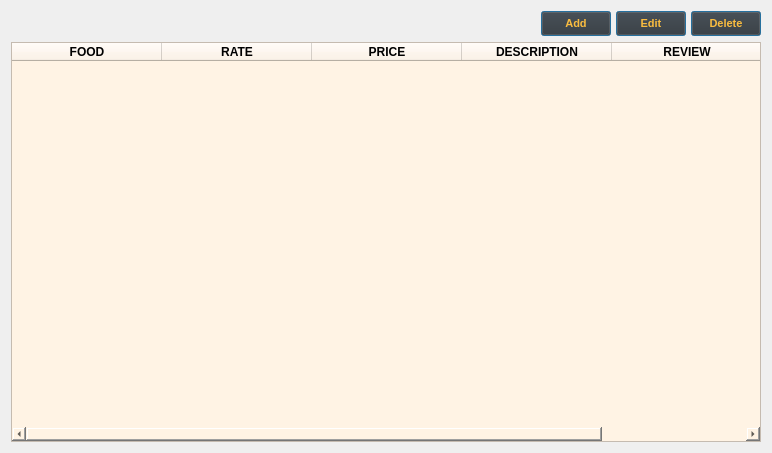
                    <widget class="QWidget" name="menu_page">
                     <layout class="QVBoxLayout" name="verticalLayout_47">
                      <item>
                       <layout class="QVBoxLayout" name="menu_verticalLayout">
                        <item>
                         <layout class="QHBoxLayout" name="horizontalLayout_22">
                          <property name="spacing">
                           <number>5</number>
                          </property>
                          <property name="sizeConstraint">
                           <enum>QLayout::SetFixedSize</enum>
                          </property>
                          <item>
                           <widget class="QPushButton" name="menupage_filter_button">
                            <property name="styleSheet">
                             <string notr="true"/>
                            </property>
                            <property name="text">
                             <string/>
                            </property>
                            <property name="icon">
                             <iconset>
                              <normaloff>../image/ic_filter24.png</normaloff>../image/ic_filter24.png</iconset>
                            </property>
                            <property name="iconSize">
                             <size>
                              <width>30</width>
                              <height>20</height>
                             </size>
                            </property>
                            <property name="shortcut">
                             <string/>
                            </property>
                            <property name="autoDefault">
                             <bool>false</bool>
                            </property>
                            <property name="default">
                             <bool>false</bool>
                            </property>
                            <property name="flat">
                             <bool>true</bool>
                            </property>
                           </widget>
                          </item>
                          <item>
                           <spacer name="horizontalSpacer_9">
                            <property name="orientation">
                             <enum>Qt::Horizontal</enum>
                            </property>
                            <property name="sizeHint" stdset="0">
                             <size>
                              <width>40</width>
                              <height>20</height>
                             </size>
                            </property>
                           </spacer>
                          </item>
                          <item>
                           <widget class="QPushButton" name="menupage_add_button">
                            <property name="sizePolicy">
                             <sizepolicy hsizetype="Fixed" vsizetype="Fixed">
                              <horstretch>0</horstretch>
                              <verstretch>0</verstretch>
                             </sizepolicy>
                            </property>
                            <property name="minimumSize">
                             <size>
                              <width>70</width>
                              <height>25</height>
                             </size>
                            </property>
                            <property name="maximumSize">
                             <size>
                              <width>70</width>
                              <height>25</height>
                             </size>
                            </property>
                            <property name="font">
                             <font>
                              <family>MS Shell Dlg 2</family>
                              <pointsize>8</pointsize>
                              <weight>75</weight>
                              <italic>false</italic>
                              <bold>true</bold>
                             </font>
                            </property>
                            <property name="toolTip">
                             <string>&lt;html&gt;&lt;head/&gt;&lt;body&gt;&lt;p&gt;Add a new menu item&lt;br/&gt;&lt;/p&gt;&lt;/body&gt;&lt;/html&gt;</string>
                            </property>
                            <property name="styleSheet">
                             <string notr="true">color: #FABC3F;background-color: #343131;</string>
                            </property>
                            <property name="text">
                             <string>Add</string>
                            </property>
                            <property name="default">
                             <bool>true</bool>
                            </property>
                            <property name="flat">
                             <bool>false</bool>
                            </property>
                           </widget>
                          </item>
                          <item>
                           <widget class="QPushButton" name="menupage_edit_button">
                            <property name="sizePolicy">
                             <sizepolicy hsizetype="Fixed" vsizetype="Fixed">
                              <horstretch>0</horstretch>
                              <verstretch>0</verstretch>
                             </sizepolicy>
                            </property>
                            <property name="minimumSize">
                             <size>
                              <width>70</width>
                              <height>25</height>
                             </size>
                            </property>
                            <property name="maximumSize">
                             <size>
                              <width>70</width>
                              <height>25</height>
                             </size>
                            </property>
                            <property name="font">
                             <font>
                              <family>MS Shell Dlg 2</family>
                              <pointsize>8</pointsize>
                              <weight>75</weight>
                              <italic>false</italic>
                              <bold>true</bold>
                             </font>
                            </property>
                            <property name="toolTip">
                             <string>&lt;html&gt;&lt;head/&gt;&lt;body&gt;&lt;p&gt;Select a menu item to edit&lt;/p&gt;&lt;/body&gt;&lt;/html&gt;</string>
                            </property>
                            <property name="styleSheet">
                             <string notr="true">color: #FABC3F;background-color: #343131;</string>
                            </property>
                            <property name="text">
                             <string>Edit</string>
                            </property>
                            <property name="default">
                             <bool>true</bool>
                            </property>
                            <property name="flat">
                             <bool>false</bool>
                            </property>
                           </widget>
                          </item>
                          <item>
                           <widget class="QPushButton" name="menupage_delete_button">
                            <property name="sizePolicy">
                             <sizepolicy hsizetype="Fixed" vsizetype="Fixed">
                              <horstretch>0</horstretch>
                              <verstretch>0</verstretch>
                             </sizepolicy>
                            </property>
                            <property name="minimumSize">
                             <size>
                              <width>70</width>
                              <height>25</height>
                             </size>
                            </property>
                            <property name="maximumSize">
                             <size>
                              <width>70</width>
                              <height>25</height>
                             </size>
                            </property>
                            <property name="font">
                             <font>
                              <family>MS Shell Dlg 2</family>
                              <pointsize>8</pointsize>
                              <weight>75</weight>
                              <italic>false</italic>
                              <bold>true</bold>
                             </font>
                            </property>
                            <property name="toolTip">
                             <string>&lt;html&gt;&lt;head/&gt;&lt;body&gt;&lt;p&gt;&lt;span style=&quot; font-weight:600;&quot;&gt;Select a menu item to delete&lt;/span&gt;&lt;/p&gt;&lt;/body&gt;&lt;/html&gt;</string>
                            </property>
                            <property name="styleSheet">
                             <string notr="true">color: #FABC3F;background-color: #343131;</string>
                            </property>
                            <property name="text">
                             <string>Delete</string>
                            </property>
                            <property name="default">
                             <bool>true</bool>
                            </property>
                            <property name="flat">
                             <bool>false</bool>
                            </property>
                           </widget>
                          </item>
                         </layout>
                        </item>
                        <item>
                         <widget class="QTableWidget" name="menupage_tableWidget">
                          <property name="sizePolicy">
                           <sizepolicy hsizetype="Fixed" vsizetype="Fixed">
                            <horstretch>0</horstretch>
                            <verstretch>0</verstretch>
                           </sizepolicy>
                          </property>
                          <property name="minimumSize">
                           <size>
                            <width>750</width>
                            <height>400</height>
                           </size>
                          </property>
                          <property name="maximumSize">
                           <size>
                            <width>16777215</width>
                            <height>167772</height>
                           </size>
                          </property>
                          <property name="font">
                           <font>
                            <weight>50</weight>
                            <bold>false</bold>
                           </font>
                          </property>
                          <property name="styleSheet">
                           <string notr="true">background-color: rgb(255, 243, 228);</string>
                          </property>
                          <attribute name="horizontalHeaderDefaultSectionSize">
                           <number>150</number>
                          </attribute>
                          <attribute name="verticalHeaderCascadingSectionResizes">
                           <bool>false</bool>
                          </attribute>
                          <attribute name="verticalHeaderMinimumSectionSize">
                           <number>30</number>
                          </attribute>
                          <attribute name="verticalHeaderShowSortIndicator" stdset="0">
                           <bool>false</bool>
                          </attribute>
                          <column>
                           <property name="text">
                            <string>FOOD</string>
                           </property>
                           <property name="font">
                            <font>
                             <weight>75</weight>
                             <bold>true</bold>
                            </font>
                           </property>
                           <property name="textAlignment">
                            <set>AlignCenter</set>
                           </property>
                           <property name="background">
                            <color>
                             <red>255</red>
                             <green>134</green>
                             <blue>47</blue>
                            </color>
                           </property>
                          </column>
                          <column>
                           <property name="text">
                            <string>RATE</string>
                           </property>
                           <property name="font">
                            <font>
                             <weight>75</weight>
                             <bold>true</bold>
                            </font>
                           </property>
                           <property name="textAlignment">
                            <set>AlignCenter</set>
                           </property>
                           <property name="background">
                            <color>
                             <red>255</red>
                             <green>134</green>
                             <blue>47</blue>
                            </color>
                           </property>
                          </column>
                          <column>
                           <property name="text">
                            <string>PRICE</string>
                           </property>
                           <property name="font">
                            <font>
                             <weight>75</weight>
                             <bold>true</bold>
                            </font>
                           </property>
                           <property name="textAlignment">
                            <set>AlignCenter</set>
                           </property>
                           <property name="background">
                            <color>
                             <red>255</red>
                             <green>134</green>
                             <blue>47</blue>
                            </color>
                           </property>
                          </column>
                          <column>
                           <property name="text">
                            <string>DESCRIPTION</string>
                           </property>
                           <property name="font">
                            <font>
                             <weight>75</weight>
                             <bold>true</bold>
                            </font>
                           </property>
                           <property name="textAlignment">
                            <set>AlignCenter</set>
                           </property>
                           <property name="background">
                            <color>
                             <red>255</red>
                             <green>134</green>
                             <blue>47</blue>
                            </color>
                           </property>
                          </column>
                          <column>
                           <property name="text">
                            <string>REVIEW</string>
                           </property>
                           <property name="font">
                            <font>
                             <weight>75</weight>
                             <bold>true</bold>
                            </font>
                           </property>
                           <property name="textAlignment">
                            <set>AlignCenter</set>
                           </property>
                           <property name="background">
                            <color>
                             <red>255</red>
                             <green>134</green>
                             <blue>47</blue>
                            </color>
                           </property>
                          </column>
                         </widget>
                        </item>
                       </layout>
                      </item>
                     </layout>
                    </widget>
